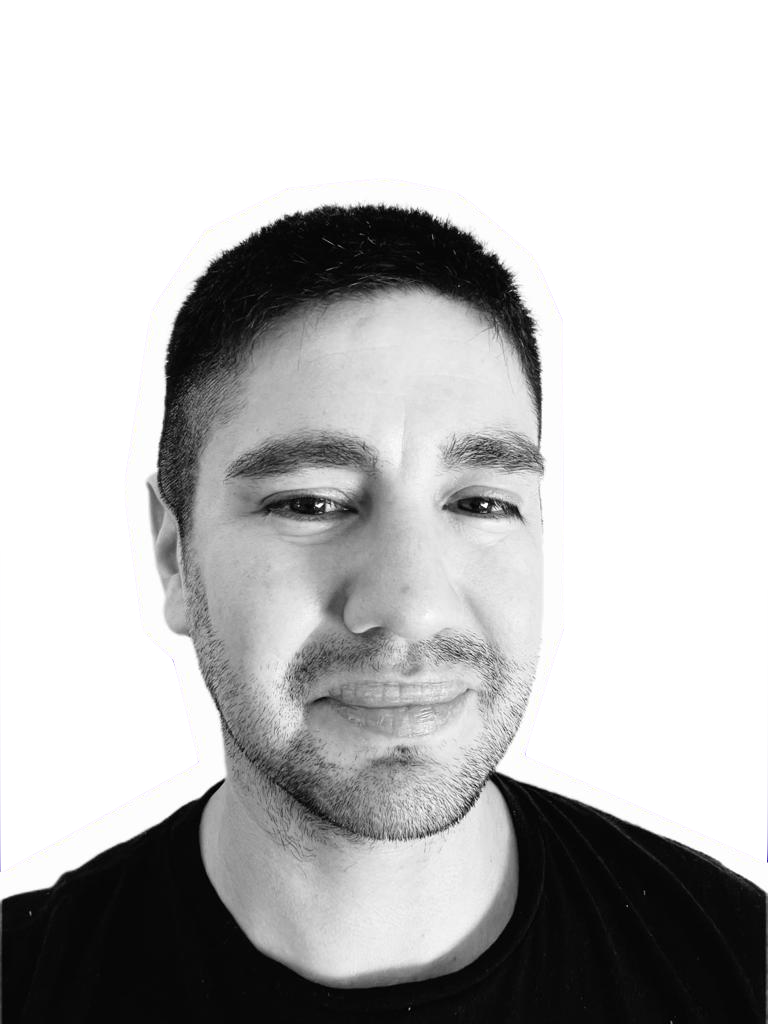
#> input picture img/meme.png, 768 x 1024 px
$ python -i examen.py   (imports and definitions only)
#> lines starting #> are read from the running program, lines starting #| are printed output that depends on the picture
import tkinter as tk
from PIL import Image, ImageTk
import random
import numpy as np

# Definir una paleta de colores parecida a los de una galaxia
colores_galaxia = ['#1B03A3', '#3C1A73', '#6C2DC7', '#8D38C9', '#A74AC7', '#F6358A', '#FF0090', '#FF66CC', '#FF99FF', '#FFFFFF']

def dibujar_lineas(canvas, puntos):
    for i in range(len(puntos)-1):
        x1, y1 = puntos[i]
        x2, y2 = puntos[i+1]
        color = random.choice(colores_galaxia)
        canvas.create_line(x1, y1, x2, y2, fill=color, width=2)

def generar_galaxia():
    # Cargar la imagen
    imagen = Image.open('img/meme.png').convert('L')  # Convertir a escala de grises
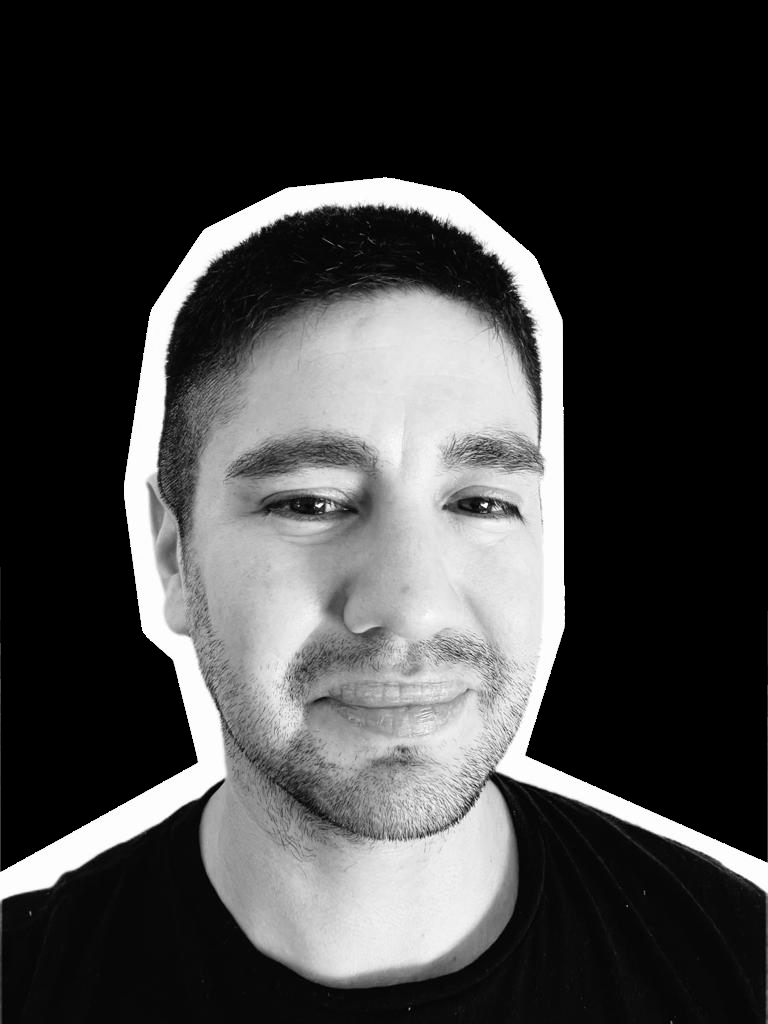
#> imagen: PIL image 768x1024 L; min 0, max 255, mean 66.4
    imagen = imagen.resize((500, 500))  # Redimensionar la imagen a 500x500
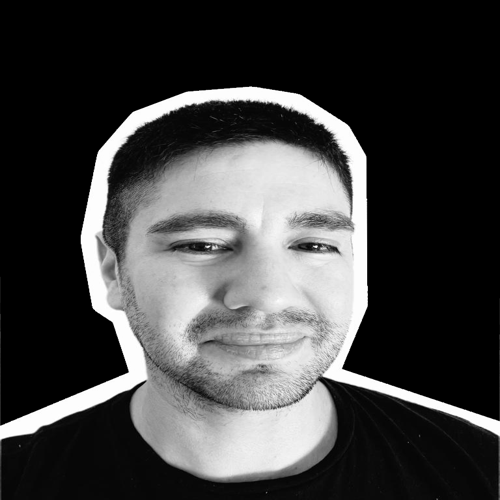
#> imagen: PIL image 500x500 L; min 0, max 255, mean 66.4
    ancho, alto = imagen.size
#> ancho = 500; alto = 500
    imagen_tk = ImageTk.PhotoImage(imagen)

    # Mostrar la imagen original a la izquierda
#> (the run stopped early here; a loop or call above may not have finished)
